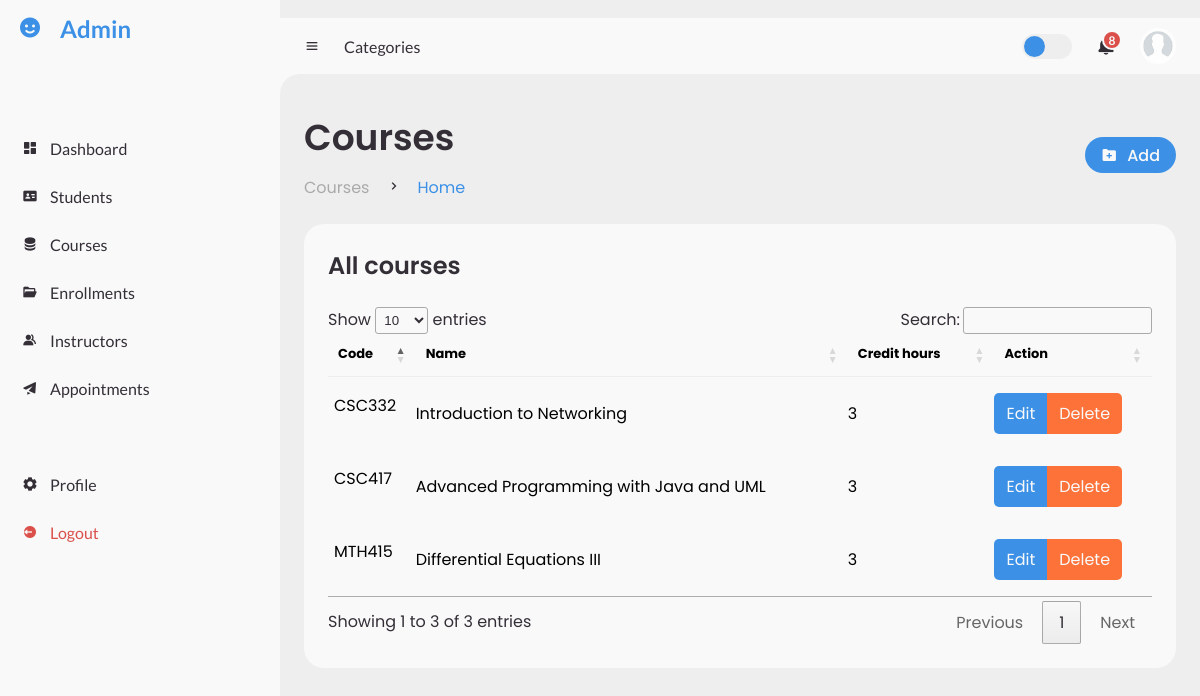
The page /view/courses/index.php (signed in) on the database its author committed.
### tables this page shows
CREATE TABLE `courses` (
  `id` int(11) NOT NULL,
  `code` varchar(6) NOT NULL,
  `name` varchar(100) NOT NULL,
  `credit_hours` int(11) NOT NULL
);

### app/database.php (called while the page is built, shortened)
<?php
class Database {
	private $host;
	private $db_name;
	private $username;
	private $password;
	public $conn;
	public function __construct()
	{
		try {
			$this->conn = new PDO("mysql:host=$this->host;dbname=$this->db_name", $this->username, $this->password);
			$this->conn->setAttribute(PDO::ATTR_ERRMODE, PDO::ERRMODE_EXCEPTION);
		} catch (PDOException $e) {
			echo "Connection Error: " . $e->getMessage();
		}
	}
	private function set_variables(): void
	{
		$this->host = $_ENV['DB_HOST'];
		$this->db_name = $_ENV['DB_NAME'];
		$this->username = $_ENV['DB_USER'];
		$this->password = $_ENV['DB_PASSWORD'];
	}
	public function all(string $table): array
	{
		try {
			$sql = "SELECT * FROM $table";
			$stmt = $this->conn->prepare($sql);
			$stmt->execute();
			return $stmt->fetchAll(PDO::FETCH_ASSOC);
		} catch (PDOException $e) {
			echo "Error: " . $e->getMessage();
			return [];
		}
	}
}

### view/courses/index.php (the view, shortened to what this page needs)
<?php
include_once('../partials/header.php');
include_once('../partials/sidebar.php');
$db = new Database();
$courses = $db->all('courses');
?>
<section id="content">
    <?php include_once('../partials/navbar.php') ?>
    <main>
        <div class="head-title">
            <div class="left">
                <h1>Courses</h1>
                <ul class="breadcrumb">
                    <li>
                        <a href="#">Courses</a>
                    </li>
                    <li><i class='bx bx-chevron-right'></i></li>
                    <li>
                        <a class="active" href="#">Home</a>
                    </li>
                </ul>
            </div>
            <a href="create.php" class="btn-download">
                <i class='bx bxs-folder-plus'></i>
                <span class="text">Add</span>
            </a>
        </div>
        <div class="table-data">
            <div class="ls-tables">
                <div class="order">
                    <div class="head">
                        <h3>All courses</h3>
                    </div>
                    <table id="courses-table">
                        <thead>
                            <tr>
                                <th>Code</th>
                                <th>Name</th>
                                <th>Credit hours</th>
                                <th>Action</th>
                            </tr>
                        </thead>
                        <tbody>
                            <?php foreach($courses as $course): ?>
                            <tr>
                                <td><?= $course['code'] ?></td>
                                <td><?= $course['name'] ?></td>
                                <td><?= $course['credit_hours'] ?></td>
                                <td>
                                    <div class="tabgroup">
                                        <span class="tab-item edit"><a
                                                href="edit.php?id=<?= $course['id'] ?>">Edit</a></span>
                                        <span class="tab-item delete">
                                            <a href="<?= $root . 'app/delete.php?table=courses&id=' . $course['id'] ?>" onclick="return confirm('Are you sure you want to delete <?= $course['code'] ?>?')">Delete</a>
                                        </span>
                                    </div>
                                </td>
                            </tr>
                            <?php endforeach ?>
                        </tbody>
                    </table>
                </div>
            </div>
        </div>
    </main>
</section>
<?php include_once('../partials/footer.php') ?>

### assets/css/style.css (style rules this page uses)
* { margin: 0; padding: 0; box-sizing: border-box; }
a { text-decoration: none; }
li { list-style: none; }
:root { --poppins: 'Poppins', sans-serif; --lato: 'Lato', sans-serif; --light: #F9F9F9; --blue: #3C91E6; --light-blue: #CFE8FF; --grey: #eee; --dark-grey: #AAAAAA; --dark: #342E37; --red: #DB504A; --yellow: #FFCE26; --light-yellow: #FFF2C6; --orange: #FD7238; --light-orange: #FFE0D3; }
html { overflow-x: hidden; }
body { background: var(--grey); overflow-x: hidden; }
#content { position: relative; width: calc(100% - 280px); left: 280px; transition: .3s ease; }
#content main { width: 100%; padding: 36px 24px; font-family: var(--poppins); max-height: calc(100vh - 56px); overflow-y: auto; }
#content main .head-title { display: flex; align-items: center; justify-content: space-between; grid-gap: 16px; flex-wrap: wrap; }
#content main .head-title .left h1 { font-size: 36px; font-weight: 600; margin-bottom: 10px; color: var(--dark); }
#content main .head-title .left .breadcrumb { display: flex; align-items: center; grid-gap: 16px; }
#content main .head-title .left .breadcrumb li { color: var(--dark); }
#content main .head-title .left .breadcrumb li a { color: var(--dark-grey); pointer-events: none; }
#content main .head-title .left .breadcrumb li a.active { color: var(--blue); pointer-events: unset; }
#content main .head-title .btn-download { height: 36px; padding: 0 16px; border-radius: 36px; background: var(--blue); color: var(--light); display: flex; justify-content: center; align-items: center; grid-gap: 10px; font-weight: 500; }
#content main .table-data { display: flex; flex-wrap: wrap; grid-gap: 24px; margin-top: 24px; width: 100%; color: var(--dark); }
#content main .table-data > div { border-radius: 20px; background: var(--light); padding: 24px; overflow-x: auto; }
#content main .table-data .head { display: flex; align-items: center; grid-gap: 16px; margin-bottom: 24px; }
#content main .table-data .head h3 { margin-right: auto; font-size: 24px; font-weight: 600; }
#content main .table-data .ls-tables { flex-grow: 1; flex-basis: 500px; }
#content main .table-data .ls-tables table { width: 100%; border-collapse: collapse; }
#content main .table-data .ls-tables table th { padding-bottom: 12px; font-size: 13px; text-align: left; border-bottom: 1px solid var(--grey); }
#content main .table-data .ls-tables table td { padding: 16px 0; }
#content main .table-data .ls-tables table tr td:first-child { display: flex; align-items: center; grid-gap: 12px; padding-left: 6px; }
#content main .table-data .ls-tables table tr td div.tabgroup { display: flex; align-items: center; justify-content: left; }
#content main .table-data .ls-tables table tr td div.tabgroup span.tab-item { display: inline-block; margin: 0; padding: 8px 12px; background-color: var(--blue); color: var(--light); }
#content main .table-data .ls-tables table tr td div.tabgroup span.tab-item a { color: inherit; }
#content main .table-data .ls-tables table tr td div.tabgroup span.edit { background-color: var(--blue); border-top-left-radius: 5px; border-bottom-left-radius: 5px; }
#content main .table-data .ls-tables table tr td div.tabgroup span.delete { background-color: var(--orange); border-top-right-radius: 5px; border-bottom-right-radius: 5px; }

### rows shown on the page
courses: code "MTH415", name "Differential Equations III", credit_hours "3"
courses: code "CSC417", name "Advanced Programming with Java and UML", credit_hours "3"
courses: code "CSC332", name "Introduction to Networking", credit_hours "3"
